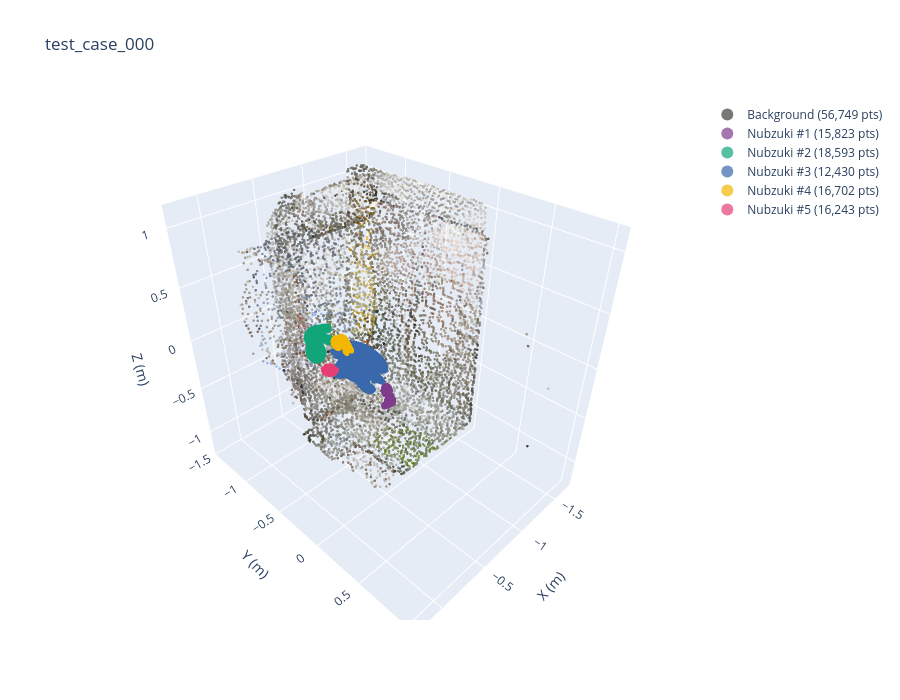

This figure's notebook cell:
### Code cell
def load_scene(path: Path) -> dict:
    return np.load(path, allow_pickle=True).item()


def visualize_scene(data: dict, title: str = "Scene",
                    bg_subsample: int = 8, obj_subsample: int = 1) -> go.Figure:
    """
    3-D scatter of a scene coloured by instance ID.
    Background (label 0) is shown in grey; each Nubzuki gets a distinct colour.
    """
    xyz    = data["xyz"]
    rgb    = data["rgb"].astype(np.uint8)
    labels = data["instance_labels"]

    instance_ids = sorted(np.unique(labels))
    palette = px.colors.qualitative.Bold   # up to 11 distinct colours

    fig = go.Figure()

    for inst_id in instance_ids:
        mask = labels == inst_id
        pts  = xyz[mask]
        cols = rgb[mask]

        # Sub-sample large clouds for speed
        step = bg_subsample if inst_id == 0 else obj_subsample
        pts  = pts[::step]
        cols = cols[::step]

        if inst_id == 0:
            color_str = [f"rgb({r},{g},{b})" for r, g, b in cols]
            name = f"Background ({mask.sum():,} pts)"
        else:
            hex_col = palette[(inst_id - 1) % len(palette)]
            color_str = hex_col
            name = f"Nubzuki #{inst_id} ({mask.sum():,} pts)"

        fig.add_trace(go.Scatter3d(
            x=pts[:, 0], y=pts[:, 1], z=pts[:, 2],
            mode="markers",
            marker=dict(size=1.5, color=color_str, opacity=0.7),
            name=name,
        ))

    fig.update_layout(
        title=title,
        scene=dict(
            xaxis_title="X (m)", yaxis_title="Y (m)", zaxis_title="Z (m)",
            aspectmode="data",
        ),
        legend=dict(itemsizing="constant"),
        width=900, height=700,
    )
    return fig


scene_path = test_paths[FILE_INDEX]
scene_data = load_scene(scene_path)
print(f"Loaded {scene_path.name}  —  {len(scene_data['xyz']):,} points total")
print(f"Instance IDs: {np.unique(scene_data['instance_labels'])}")

visualize_scene(scene_data, title=scene_path.stem,
                bg_subsample=6, obj_subsample=1).show()

### Figure 1 — Plotly figure (JSON) as saved in the notebook; plotly's stock layout.template omitted (floating-point values rounded to 4 significant figures; data arrays with more than 128 entries replaced by an {"elided": "..."} marker saying what was removed)
{"data": [{"marker": {"color": {"elided": "9459 str values"}, "opacity": 0.7, "size": 1.5}, "mode": "markers", "name": "Background (56,749 pts)", "type": "scatter3d", "x": {"elided": "9459 float values"}, "y": {"elided": "9459 float values"}, "z": {"elided": "9459 float values"}}, {"marker": {"color": "rgb(127, 60, 141)", "opacity": 0.7, "size": 1.5}, "mode": "markers", "name": "Nubzuki #1 (15,823 pts)", "type": "scatter3d", "x": {"elided": "15823 float values"}, "y": {"elided": "15823 float values"}, "z": {"elided": "15823 float values"}}, {"marker": {"color": "rgb(17, 165, 121)", "opacity": 0.7, "size": 1.5}, "mode": "markers", "name": "Nubzuki #2 (18,593 pts)", "type": "scatter3d", "x": {"elided": "18593 float values"}, "y": {"elided": "18593 float values"}, "z": {"elided": "18593 float values"}}, {"marker": {"color": "rgb(57, 105, 172)", "opacity": 0.7, "size": 1.5}, "mode": "markers", "name": "Nubzuki #3 (12,430 pts)", "type": "scatter3d", "x": {"elided": "12430 float values"}, "y": {"elided": "12430 float values"}, "z": {"elided": "12430 float values"}}, {"marker": {"color": "rgb(242, 183, 1)", "opacity": 0.7, "size": 1.5}, "mode": "markers", "name": "Nubzuki #4 (16,702 pts)", "type": "scatter3d", "x": {"elided": "16702 float values"}, "y": {"elided": "16702 float values"}, "z": {"elided": "16702 float values"}}, {"marker": {"color": "rgb(231, 63, 116)", "opacity": 0.7, "size": 1.5}, "mode": "markers", "name": "Nubzuki #5 (16,243 pts)", "type": "scatter3d", "x": {"elided": "16243 float values"}, "y": {"elided": "16243 float values"}, "z": {"elided": "16243 float values"}}], "layout": {"height": 700, "legend": {"itemsizing": "constant"}, "scene": {"aspectmode": "data", "xaxis": {"title": {"text": "X (m)"}}, "yaxis": {"title": {"text": "Y (m)"}}, "zaxis": {"title": {"text": "Z (m)"}}}, "title": {"text": "test_case_000"}, "width": 900}}
